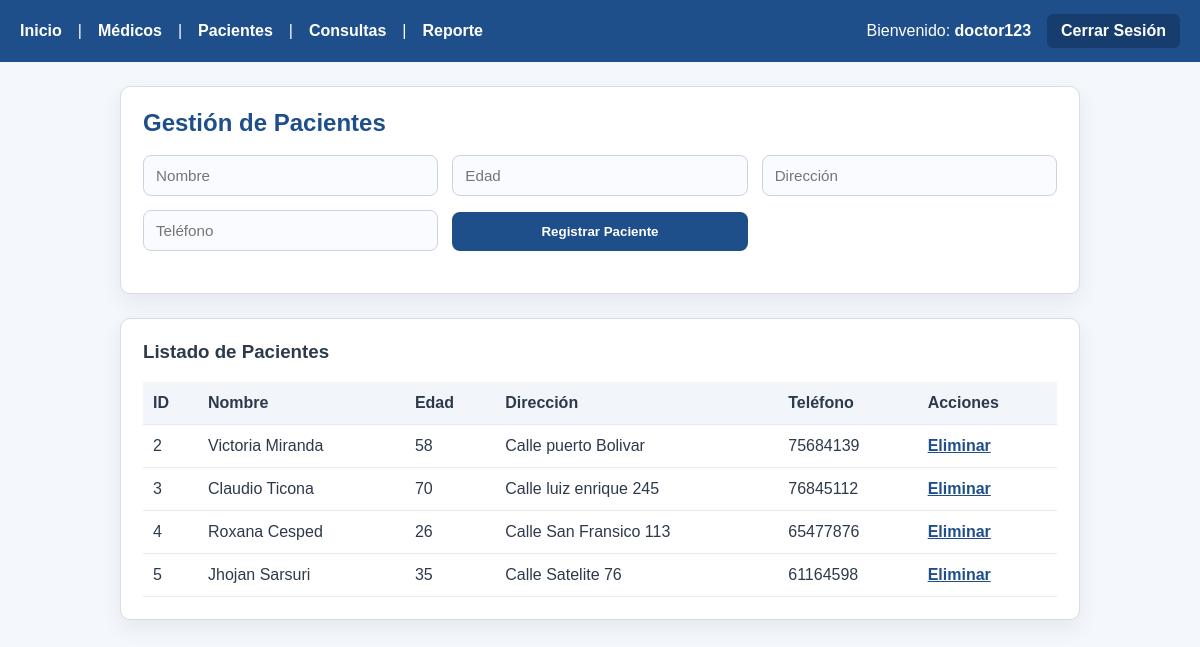
The page /pacientes (signed in) on the database its author committed.
### models/__init__.py (models this page shows)
class Paciente(db.Model):
    __tablename__ = 'pacientes'
    id_paciente = db.Column(db.Integer, primary_key=True)
    nombre = db.Column(db.String(100), nullable=False)
    edad = db.Column(db.Integer, nullable=False)
    direccion = db.Column(db.String(200), nullable=False)
    telefono = db.Column(db.String(20), nullable=False)
    consultas = db.relationship('Consulta', backref='paciente', lazy=True, cascade="all, delete-orphan")

### app.py (the view)
@app.route('/pacientes', methods=['GET', 'POST'])
@requerir_login
def pacientes():
    return gestionar_pacientes()

### controllers/decoradores.py (called while the page is built)
def requerir_login(f):
    @wraps(f)
    def decorated_function(*args, **kwargs):
        if 'usuario' not in session:
            return redirect(url_for('ruta_login'))
        return f(*args, **kwargs)
    return decorated_function

### controllers/pacientes_controller.py (called while the page is built, shortened)
def obtener_pacientes():
    return Paciente.query.all()

def gestionar_pacientes():
    pacientes = obtener_pacientes()
    return render_template('pacientes/pacientes.html', pacientes=pacientes)

### templates/pacientes/pacientes.html
{% extends 'base.html' %}
{% block content %}
<div class="card">
    <h2>Gestión de Pacientes</h2>
    <form method="POST" action="/pacientes">
        <input type="text" name="nombre" placeholder="Nombre" required>
        <input type="number" name="edad" placeholder="Edad" required>
        <input type="text" name="direccion" placeholder="Dirección" required>
        <input type="text" name="telefono" placeholder="Teléfono" required>
        <button type="submit">Registrar Paciente</button>
    </form>
</div>
<div class="card">
    <h3>Listado de Pacientes</h3>
    <table>
        <tr>
            <th>ID</th><th>Nombre</th><th>Edad</th><th>Dirección</th><th>Teléfono</th><th>Acciones</th>
        </tr>
        {% for paciente in pacientes %}
        <tr>
            <td>{{ paciente.id_paciente }}</td>
            <td>{{ paciente.nombre }}</td>
            <td>{{ paciente.edad }}</td>
            <td>{{ paciente.direccion }}</td>
            <td>{{ paciente.telefono }}</td>
            <td class="actions"><a href="/eliminar_paciente/{{ paciente.id_paciente }}">Eliminar</a></td>
        </tr>
        {% endfor %}
    </table>
</div>
{% endblock %}

### templates/base.html (style rules this page uses)
body { font-family: Arial, sans-serif; background: #f4f7fc; color: #2d3a4b; margin: 0; padding: 0; }
.card { background: #ffffff; border: 1px solid #d6dde8; border-radius: 10px; box-shadow: 0 8px 20px rgba(45, 58, 75, 0.08); padding: 22px; margin-bottom: 24px; }
h1, h2, h3 { margin-top: 0; }
h2 { color: #1f4f8b; margin-bottom: 18px; }
form { display: grid; grid-template-columns: repeat(auto-fit, minmax(220px, 1fr)); gap: 14px; align-items: end; margin-bottom: 20px; }
input[type="text"], input[type="number"], input[type="email"], input[type="date"], select { width: 100%; padding: 11px 12px; border: 1px solid #cbd3df; border-radius: 8px; background: #f9fbff; font-size: 0.95rem; color: #2d3a4b; box-sizing: border-box; }
button, .button-link { background: #1f4f8b; color: #fff; border: none; border-radius: 8px; padding: 12px 18px; cursor: pointer; transition: background 0.2s ease; font-weight: 600; }
table { width: 100%; border-collapse: collapse; margin-top: 10px; }
table th, table td { padding: 12px 10px; border-bottom: 1px solid #e4e9f2; text-align: left; }
table th { background: #f2f6fb; color: #2d3a4b; font-weight: 700; }
.actions a { color: #1f4f8b; font-weight: 600; }

### rows shown on the page
Paciente: id_paciente "2", nombre "Victoria Miranda", edad "58", direccion "Calle puerto Bolivar", telefono "75684139"
Paciente: id_paciente "3", nombre "Claudio Ticona", edad "70", direccion "Calle luiz enrique 245", telefono "76845112"
Paciente: id_paciente "4", nombre "Roxana Cesped", edad "26", direccion "Calle San Fransico 113", telefono "65477876"
Paciente: id_paciente "5", nombre "Jhojan Sarsuri", edad "35", direccion "Calle Satelite 76", telefono "61164598"

### other values the page prints
{{ session.get('usuario') }} "doctor123"
